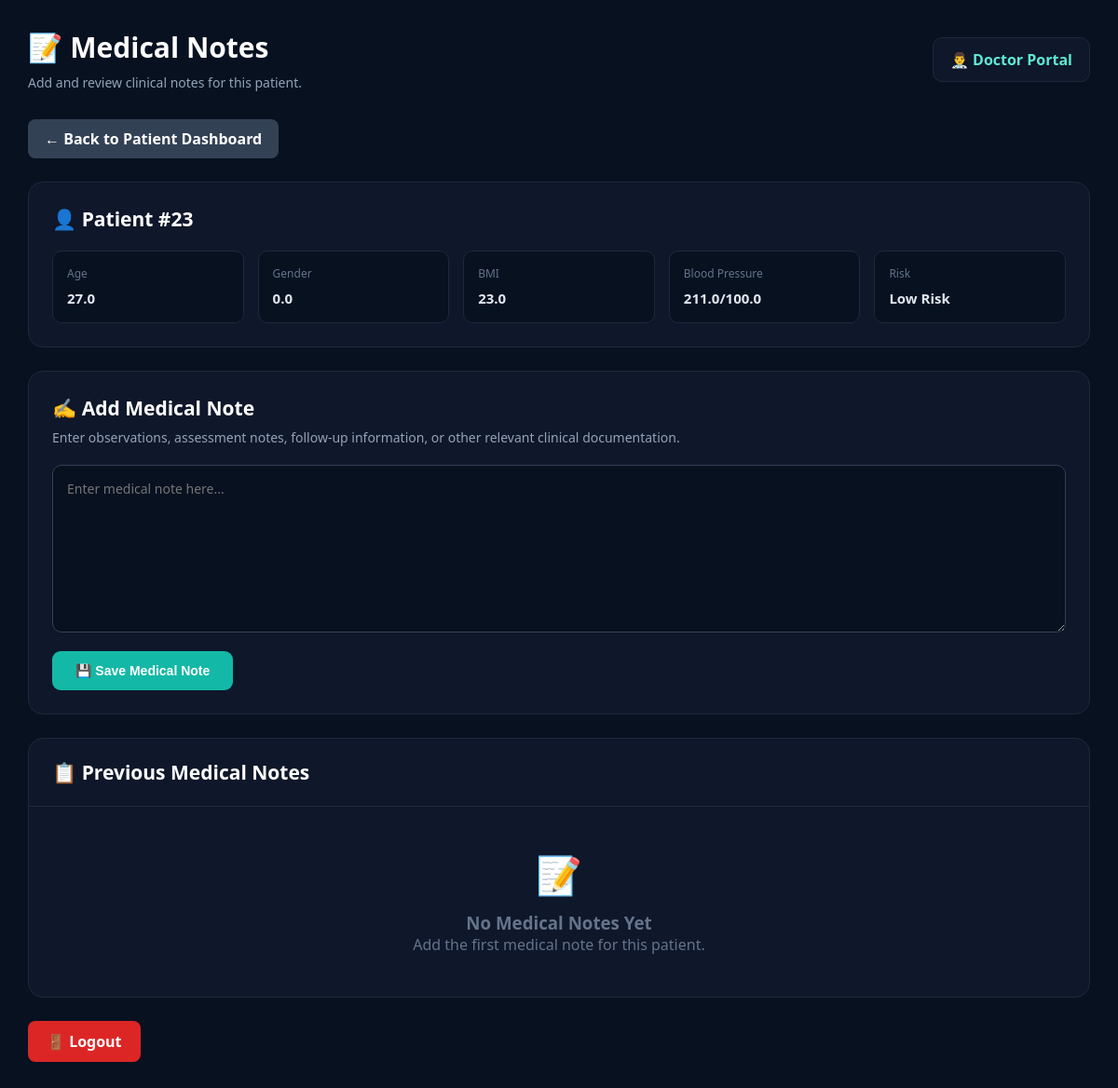
/doctor/patient/23/notes (signed in), run on the app's committed database.
### app.py (models this page shows)
class Patient(db.Model):
    id = db.Column(
        db.Integer,
        primary_key=True
    )
    patient_code = db.Column(
        db.String(50),
        nullable=True,
        index=True
    )
    age = db.Column(
        db.Float
    )
    gender = db.Column(
        db.Float
    )
    bmi = db.Column(
        db.Float
    )
    systolic = db.Column(
        db.Float
    )
    diastolic = db.Column(
        db.Float
    )
    cholesterol = db.Column(
        db.Float
    )
    risk = db.Column(
        db.String(50)
    )
    probability = db.Column(
        db.Float
    )
    date = db.Column(
        db.DateTime,
        default=datetime.utcnow
    )

### app.py (the view, shortened to what this page needs)
@app.route(
    "/doctor/patient/<int:patient_id>/notes",
    methods=["GET", "POST"]
)
def medical_notes(patient_id):
    if "role" not in session:
        return redirect(
            "/login"
        )
    if session["role"] not in [
        "doctor",
        "admin"
    ]:
        return "Access Denied"
    patient = Patient.query.get_or_404(
        patient_id
    )
    notes = MedicalNote.query.filter_by(
        patient_id=patient.id
    ).order_by(
        MedicalNote.created_at.desc()
    ).all()
    return render_template(
        "medical_notes.html",
        patient=patient,
        notes=notes
    )

### templates/medical_notes.html (shortened to what this page needs)
<!DOCTYPE html>
<html lang="en">
<head>
</head>
<body>
<div class="container">
    <div class="header">
        <div>
            <h1>📝 Medical Notes</h1>
            <p>
                Add and review clinical notes for this patient.
            </p>
        </div>
        <div class="doctor-badge">
            👨‍⚕️ Doctor Portal
        </div>
    </div>
    <a href="{{ url_for('doctor_dashboard') }}"
       class="back-button">
        ← Back to Patient Dashboard
    </a>
    <div class="patient-card">
        <h2>
            👤 Patient #{{ patient.id }}
        </h2>
        <div class="patient-grid">
            <div class="patient-info">
                <span>Age</span>
                <strong>
                    {{ patient.age }}
                </strong>
            </div>
            <div class="patient-info">
                <span>Gender</span>
                <strong>
                    {{ patient.gender }}
                </strong>
            </div>
            <div class="patient-info">
                <span>BMI</span>
                <strong>
                    {{ patient.bmi }}
                </strong>
            </div>
            <div class="patient-info">
                <span>Blood Pressure</span>
                <strong>
                    {{ patient.systolic }}/{{ patient.diastolic }}
                </strong>
            </div>
            <div class="patient-info">
                <span>Risk</span>
                <strong>
                    {{ patient.risk }}
                </strong>
            </div>
        </div>
    </div>
    <div class="note-card">
        <h2>
            ✍️ Add Medical Note
        </h2>
        <p>
            Enter observations, assessment notes,
            follow-up information, or other relevant
            clinical documentation.
        </p>
        <form method="POST">
            <textarea
                name="note"
                placeholder="Enter medical note here..."
                required
            ></textarea>
            <button
                type="submit"
                class="save-button">
                💾 Save Medical Note
            </button>
        </form>
    </div>
    <div class="notes-card">
        <div class="notes-header">
            <h2>
                📋 Previous Medical Notes
            </h2>
        </div>
        {% if notes %}
            {% for note in notes %}
            <div class="note">
                <div class="note-date">
                    🕒
                    {% if note.created_at %}
                        {{ note.created_at.strftime(
                            '%d %B %Y, %H:%M'
                        ) }}
                    {% else %}
                        Date unavailable
                    {% endif %}
                </div>
                <div class="note-text">
                    {{ note.note }}
                </div>
            </div>
            {% endfor %}
        {% else %}
            <div class="no-notes">
                <div class="no-notes-icon">
                    📝
                </div>
                <h3>
                    No Medical Notes Yet
                </h3>
                <p>
                    Add the first medical note for this patient.
                </p>
            </div>
        {% endif %}
    </div>
    <div class="footer">
        <a href="{{ url_for('logout') }}"
           class="logout">
            🚪 Logout
        </a>
    </div>
</div>
</body>
</html>

### templates/medical_notes.html (style rules this page uses)
* { box-sizing: border-box; margin: 0; padding: 0; }
body { background: #071120; color: white; font-family: "Segoe UI", Arial, sans-serif; min-height: 100vh; }
.container { width: 100%; padding: 30px; }
.header { display: flex; justify-content: space-between; align-items: center; margin-bottom: 30px; }
.header h1 { font-size: 30px; margin-bottom: 8px; }
.header p { color: #94a3b8; font-size: 14px; }
.doctor-badge { background: #0f172a; border: 1px solid #1e293b; padding: 12px 18px; border-radius: 10px; color: #5eead4; font-weight: 600; }
.back-button { display: inline-block; text-decoration: none; background: #334155; color: white; padding: 10px 18px; border-radius: 8px; margin-bottom: 25px; font-weight: 600; }
.patient-card { background: #0f172a; border: 1px solid #1e293b; border-radius: 16px; padding: 25px; margin-bottom: 25px; }
.patient-card h2 { font-size: 21px; margin-bottom: 20px; }
.patient-grid { display: grid; grid-template-columns: repeat(5, 1fr); gap: 15px; }
.patient-info { background: #071120; border: 1px solid #1e293b; border-radius: 10px; padding: 15px; }
.patient-info span { display: block; color: #64748b; font-size: 12px; margin-bottom: 7px; }
.patient-info strong { color: #e2e8f0; font-size: 15px; }
.note-card { background: #0f172a; border: 1px solid #1e293b; border-radius: 16px; padding: 25px; margin-bottom: 25px; }
.note-card h2 { font-size: 21px; margin-bottom: 8px; }
.note-card p { color: #94a3b8; font-size: 14px; margin-bottom: 20px; }
textarea { width: 100%; min-height: 180px; resize: vertical; background: #071120; color: white; border: 1px solid #334155; border-radius: 10px; padding: 15px; font-family: inherit; font-size: 14px; outline: none; }
.save-button { margin-top: 15px; background: #14b8a6; color: white; border: none; padding: 13px 25px; border-radius: 9px; font-weight: 600; cursor: pointer; font-size: 14px; }
.notes-card { background: #0f172a; border: 1px solid #1e293b; border-radius: 16px; overflow: hidden; }
.notes-header { padding: 22px 25px; border-bottom: 1px solid #1e293b; }
.notes-header h2 { font-size: 21px; }
.no-notes { padding: 45px 20px; text-align: center; color: #64748b; }
.no-notes-icon { font-size: 40px; margin-bottom: 12px; }
.footer { margin-top: 25px; }
.logout { display: inline-block; background: #dc2626; color: white; text-decoration: none; padding: 11px 20px; border-radius: 8px; font-weight: 600; }

### data on the page
Patient: id "23", age "27.0", gender "0.0", bmi "23.0", systolic "211.0", diastolic "100.0", risk "Low Risk"
